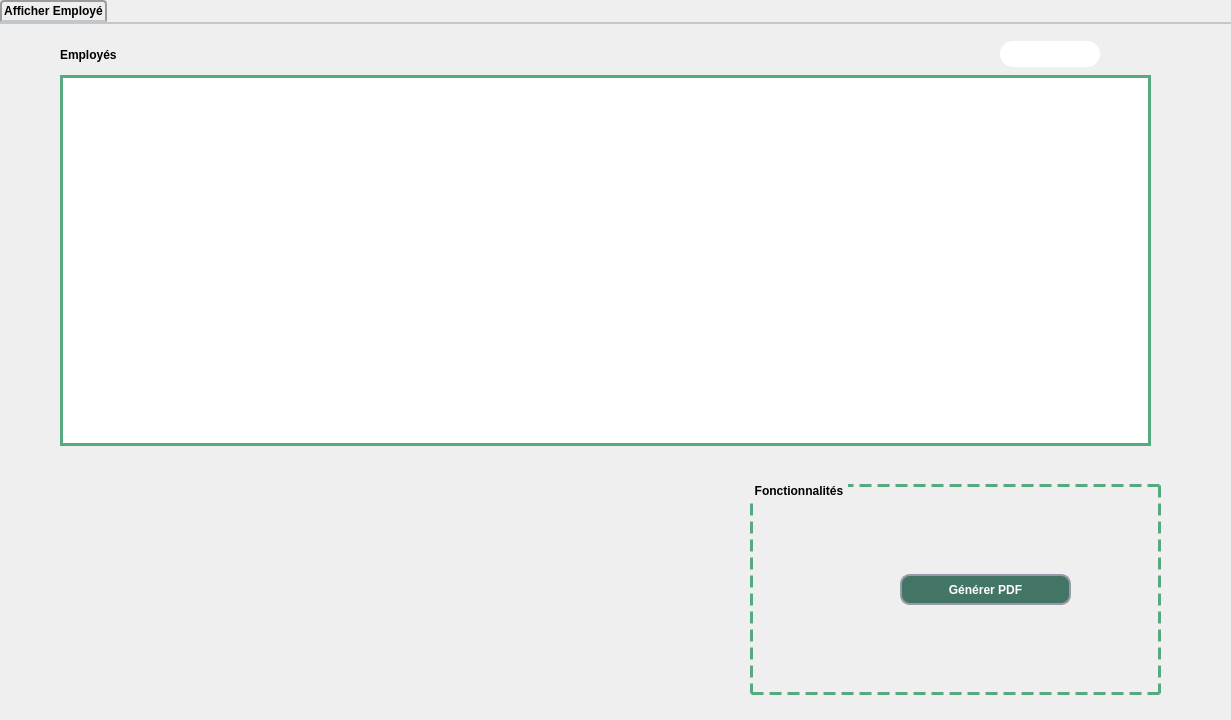
<?xml version="1.0" encoding="UTF-8"?>
<ui version="4.0">
 <class>employe2</class>
 <widget class="QDialog" name="employe2">
  <property name="geometry">
   <rect>
    <x>0</x>
    <y>0</y>
    <width>1231</width>
    <height>720</height>
   </rect>
  </property>
  <property name="windowTitle">
   <string>Dialog</string>
  </property>
  <widget class="QStackedWidget" name="stackedWidget">
   <property name="geometry">
    <rect>
     <x>0</x>
     <y>0</y>
     <width>1231</width>
     <height>720</height>
    </rect>
   </property>
   <widget class="QWidget" name="page">
    <widget class="QTabWidget" name="tabWidget">
     <property name="geometry">
      <rect>
       <x>0</x>
       <y>0</y>
       <width>1231</width>
       <height>720</height>
      </rect>
     </property>
     <property name="font">
      <font>
       <pointsize>9</pointsize>
       <weight>75</weight>
       <bold>true</bold>
      </font>
     </property>
     <property name="styleSheet">
      <string notr="true">QTabWidget::pane { /* The tab widget frame */
    border-top: 2px solid #C2C7CB;
    position: absolute;
    top: -0.5em;
}

QTabWidget::tab-bar {
    alignment: center;
}

/* Style the tab using the tab sub-control. Note that
    it reads QTabBar not QTabWidget */
QTabBar::tab {
    background: qlineargradient(x1: 0, y1: 0, x2: 0, y2: 1,
                                stop: 0 #E1E1E1, stop: 0.4 #DDDDDD,
                                stop: 0.5 #D8D8D8, stop: 1.0 #D3D3D3);
    border: 2px solid #C4C4C3;
    border-bottom-color: #C2C7CB; /* same as the pane color */
    border-top-left-radius: 4px;
    border-top-right-radius: 4px;
    min-width: 8ex;
    padding: 2px;
}

QTabBar::tab:selected, QTabBar::tab:hover {
    background: qlineargradient(x1: 0, y1: 0, x2: 0, y2: 1,
                                stop: 0 #fafafa, stop: 0.4 #f4f4f4,
                                stop: 0.5 #e7e7e7, stop: 1.0 #fafafa);
}

QTabBar::tab:selected {
    border-color: #9B9B9B;
    border-bottom-color: #C2C7CB; /* same as pane color */
}</string>
     </property>
     <property name="currentIndex">
      <number>0</number>
     </property>
     <widget class="QWidget" name="tab">
      <attribute name="title">
       <string>Afficher Employé</string>
      </attribute>
      <widget class="QTableView" name="tableView">
       <property name="geometry">
        <rect>
         <x>60</x>
         <y>51</y>
         <width>1091</width>
         <height>371</height>
        </rect>
       </property>
       <property name="styleSheet">
        <string notr="true">QHeaderView::section {
	font: 75 9pt &quot;MS Shell Dlg 2&quot;;
font-weight: bold;
	color:rgb(66,117,102);
    padding: 4px;
    border-style: solid ;
    border-bottom: 2px solid rgb(85, 170, 127) ;
    border-right: 2px solid rgb(85, 170, 127) ;
}
QScrollBar:horizontal {
    border: 2px solid grey;
    background: #3f7265;
    height: 15px;
    margin: 0px 20px 0 20px;
}
QScrollBar::handle:horizontal {
    background:rgb(238, 238, 238);
    min-width: 20px;
}
QScrollBar::add-line:horizontal {
    border: 2px solid grey;
    background: #3f7265;
    width: 20px;
    subcontrol-position: right;
    subcontrol-origin: margin;
}

QScrollBar::sub-line:horizontal {
    border: 2px solid grey;
    background: #3f7265;
    width: 20px;
    subcontrol-position: left;
    subcontrol-origin: margin;
}
QTableView {

    border: 3px solid rgb(85, 170, 127);
    inner-border: 3px dashed rgb(85, 170, 127);
    margin-top: 1ex; /* leave space at the top for the title */
font: 10pt &quot;MS Shell Dlg 2&quot;;
}

</string>
       </property>
      </widget>
      <widget class="QLabel" name="label_13">
       <property name="geometry">
        <rect>
         <x>60</x>
         <y>20</y>
         <width>211</width>
         <height>21</height>
        </rect>
       </property>
       <property name="styleSheet">
        <string notr="true">QLabel{
font: 75 9pt &quot;MS Shell Dlg 2&quot;;
font-weight: bold;}
</string>
       </property>
       <property name="text">
        <string>Employés</string>
       </property>
      </widget>
      <widget class="QGroupBox" name="groupBox">
       <property name="geometry">
        <rect>
         <x>750</x>
         <y>460</y>
         <width>411</width>
         <height>211</height>
        </rect>
       </property>
       <property name="styleSheet">
        <string notr="true">QGroupBox {
border: 3px dashed rgb(85, 170, 127);
margin-top: 1ex; /* leave space at the top for the title */
font: 75 9pt &quot;MS Shell Dlg 2&quot;;
font-weight: bold;
}

QGroupBox::title {
subcontrol-origin: margin;
padding: 0 3px;

}
</string>
       </property>
       <property name="title">
        <string>Fonctionnalités</string>
       </property>
       <widget class="QPushButton" name="pushButton_PDF">
        <property name="geometry">
         <rect>
          <x>150</x>
          <y>90</y>
          <width>171</width>
          <height>31</height>
         </rect>
        </property>
        <property name="styleSheet">
         <string notr="true">QPushButton{
background: rgb(66, 117, 102);
border-radius:10px;
border-style:solid;
border-width:2px;
border-color:#9999aa;
color:white;
font: 75 9pt &quot;MS Shell Dlg 2&quot;;
font-weight: bold;
}
QPushButton:enabled{
background-color: rgb(66, 117, 102);
color:white;
}

QPushButton:pressed{
background-color: qlineargradient(spread:pad, x1:0.5, y1:0.0342727, x2:0.5, y2:1, stop:0 rgba(0, 255, 255, 255), stop:1 rgba(255, 255, 255, 255));
color:#fffffe;
}

QPushButton:hover:!pressed{
background-color: rgb(221,222,217);
color:#0c2f70;
}

QPushButton:disabled{
background-color:rgb(66, 117, 102);
color:#ffffff;
}
</string>
        </property>
        <property name="text">
         <string>Générer PDF</string>
        </property>
       </widget>
       <widget class="QLabel" name="label_14">
        <property name="geometry">
         <rect>
          <x>70</x>
          <y>80</y>
          <width>51</width>
          <height>51</height>
         </rect>
        </property>
        <property name="styleSheet">
         <string notr="true">border-image: url(:/ICON/331585408_556456159849722_8965214278401908655_n.png);</string>
        </property>
        <property name="text">
         <string/>
        </property>
       </widget>
      </widget>
      <widget class="QLineEdit" name="lineEdit_rechercher">
       <property name="geometry">
        <rect>
         <x>1000</x>
         <y>17</y>
         <width>100</width>
         <height>26</height>
        </rect>
       </property>
       <property name="styleSheet">
        <string notr="true">QLineEdit{
border-radius:13px;
border-style:solid;
border-width:0px;
border-color:#aaaaa;
font: 75 9pt &quot;MS Shell Dlg 2&quot;;
font-weight: bold;
}</string>
       </property>
      </widget>
      <widget class="QLabel" name="label_19">
       <property name="geometry">
        <rect>
         <x>987</x>
         <y>10</y>
         <width>161</width>
         <height>41</height>
        </rect>
       </property>
       <property name="styleSheet">
        <string notr="true">border-image: url(:/ICON/331307335_580804193677575_966179827642562636_n.png);</string>
       </property>
       <property name="text">
        <string/>
       </property>
      </widget>
     </widget>
    </widget>
   </widget>
  </widget>
 </widget>
 <resources/>
 <connections/>
</ui>
